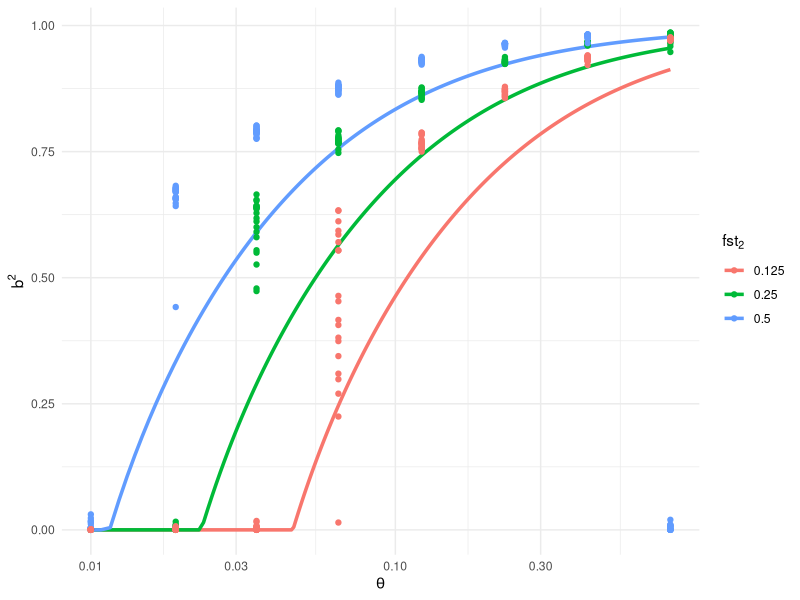
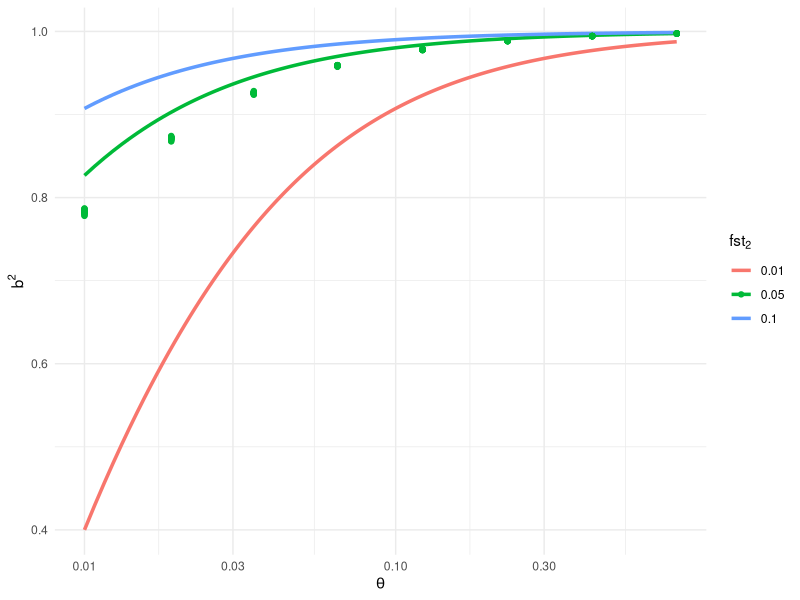
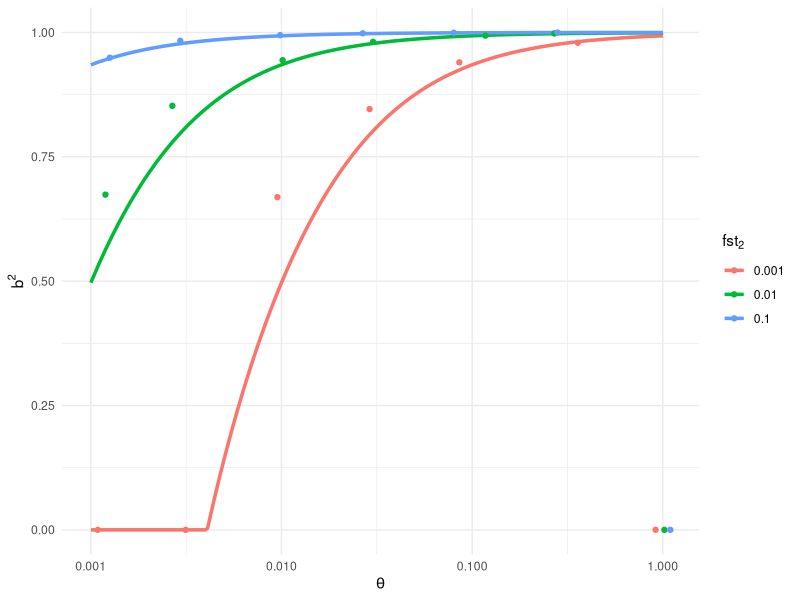
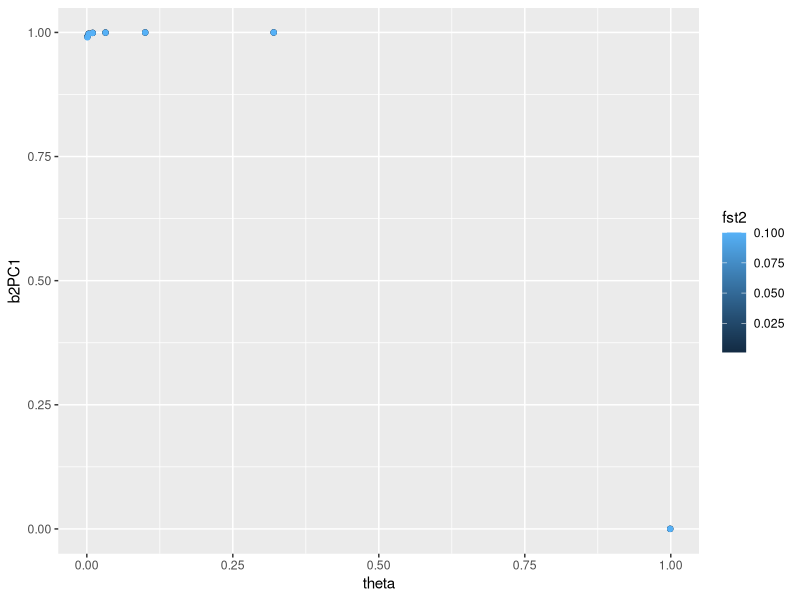

Here is the R script that generated these plots, in order:
## ---- chunk 1
knitr::opts_chunk$set(echo = TRUE)
library(data.table)
library(tidyverse)
## ---- chunk 2
dfPlot <- fread("../plots/results_M-5000_L-1000.txt")
colnames(dfPlot)[9] <- "fst2" 
## ---- chunk 3
# Define parameters
M <- 5e3  
L <- 1e3  
fst1 <- 0.5
fst2_values <- c( 0.125, 0.25, 0.5)

# Define theta range
theta_seq <- seq(0.01, 0.8, length.out = 1000)

# Create a data frame with all combinations of theta and fst1 values
df <- expand_grid(theta = theta_seq, fst2 = fst2_values) %>%
  mutate(
    lambda = (1 + (M * (theta)*fst2)) / log(2*M),
    #lambda = (1 + (M * (theta)*fst2)),
    pc2 = case_when(
      lambda > (1 + sqrt(M/L)) ~ (1 - ((M/L)/(lambda - 1)^2))/(1 + ((M/L)/(lambda - 1))),
      #lambda > (1 + sqrt(M/L)) ~ ((theta^2 * M * L * fst2^2) - 1)/((theta^2 * M * L * fst2^2) + (theta * M * fst2)),
      lambda <= (1 + sqrt(M/L)) ~ 0
    )
  )

# Plot using ggplot with different colors for each fst1 value
ggplot(df, aes(x = theta, y = pc2, color = factor(fst2))) +
  geom_line(size = 1.2) +
  labs(
    x = expression(theta),
    y = expression(b^2),
    color = expression(fst[2])  # Label for legend
  ) +
  theme_minimal() + scale_x_log10() +
  geom_point(data = dfPlot, aes(x = theta, y = b2PC2))
## ---- chunk 4
dfPlot <- fread("../plots/results_M-50000_L-10000.txt")
colnames(dfPlot)[9] <- "fst2" 
## ---- chunk 5
# Define parameters
M <- 5e4  
L <- 1e4  
fst1 <- 0.2
fst2_values <- c( 0.01, 0.05, 0.1)

# Define theta range
theta_seq <- seq(0.01, 0.8, length.out = 1000)

# Create a data frame with all combinations of theta and fst1 values
df <- expand_grid(theta = theta_seq, fst2 = fst2_values) %>%
  mutate(
    #lambda = (1 + (M * (theta)*fst2)) / log(2*M),
    lambda = (1 + (M * (theta)*fst2)),
    pc2 = case_when(
      #lambda > (1 + sqrt(M/L)) ~ (1 - ((M/L)/(lambda - 1)^2))/(1 + ((M/L)/(lambda - 1))),
      lambda > (1 + sqrt(M/L)) ~ ((theta^2 * M * L * fst2^2) - 1)/((theta^2 * M * L * fst2^2) + (theta * M * fst2)),
      lambda <= (1 + sqrt(M/L)) ~ 0
    )
  )

# Plot using ggplot with different colors for each fst1 value
ggplot(df, aes(x = theta, y = pc2, color = factor(fst2))) +
  geom_line(size = 1.2) +
  labs(
    x = expression(theta),
    y = expression(b^2),
    color = expression(fst[2])  # Label for legend
  ) +
  theme_minimal() + scale_x_log10() +
  geom_point(data = dfPlot, aes(x = theta, y = b2PC2))
## ---- chunk 6
dfPlot <- fread("../plots/results_M-407219_L-147604.txt")
colnames(dfPlot)[9] <- "fst2" 
## ---- chunk 7
# Define parameters
M <- 407219  
L <- 147604  
fst1 <- 0.11
fst2_values <- c( 0.001, 0.01, 0.1)

# Define theta range
theta_seq <- seq(0.001, 1, length.out = 10000)

# Create a data frame with all combinations of theta and fst1 values
df <- expand_grid(theta = theta_seq, fst2 = fst2_values) %>%
  mutate(
    lambda = (1 + (M * (theta)*fst2)),
    pc2 = case_when(
      #lambda > (1 + sqrt(M/L)) ~ (1 - ((M/L)/(lambda - 1)^2))/(1 + ((M/L)/(lambda - 1))),
      lambda > (1 + sqrt(M/L)) ~ ((theta^2 * M * L * fst2^2) - 1)/((theta^2 * M * L * fst2^2) + (theta * M * fst2)),
      lambda <= (1 + sqrt(M/L)) ~ 0
    )
  )

# Plot using ggplot with different colors for each fst1 value
ggplot(df, aes(x = theta, y = pc2, color = factor(fst2))) +
  geom_line(size = 1.2) +
  labs(
    x = expression(theta),
    y = expression(b^2),
    color = expression(fst[2])  # Label for legend
  ) +
  theme_minimal() + scale_x_log10() +
  geom_jitter(data = dfPlot, aes(x = theta, y = b2PC2),width = 0.1 )
## ---- chunk 8
ggplot(data = dfPlot, aes(x = theta, y = b2PC1, color = fst2)) + geom_point() + ylim(c(0,1))
